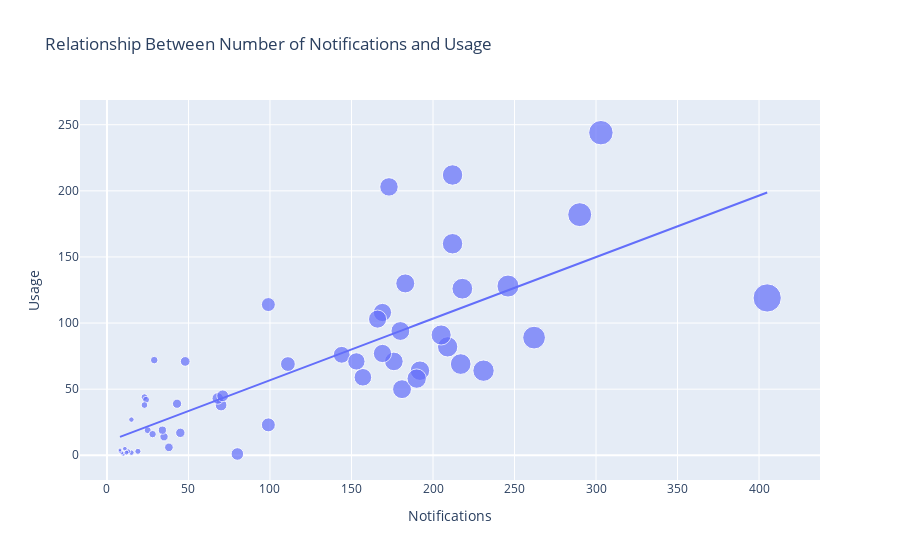

Source (notebook cell):
### Markdown cell above
So let’s have a look at the relationship between the number of notifications and the amount of usage:

### Code cell
figure = px.scatter(data_frame = df, 
                    x="Notifications",
                    y="Usage", 
                    size="Notifications", 
                    trendline="ols", 
                    title = "Relationship Between Number of Notifications and Usage")
figure.show()

### Figure 1 — Plotly figure (JSON) as saved in the notebook; plotly's stock layout.template omitted (floating-point values rounded to 4 significant figures)
{"data": [{"hovertemplate": "Notifications=%{marker.size}<br>Usage=%{y}<extra></extra>", "legendgroup": "", "marker": {"color": "#636efa", "size": [70, 43, 231, 35, 19, 25, 23, 28, 15, 29, 24, 34, 23, 48, 68, 71, 180, 99, 45, 10, 15, 13, 9, 8, 8, 11, 12, 209, 111, 183, 157, 246, 169, 99, 144, 80, 38, 218, 205, 212, 217, 405, 166, 173, 290, 153, 192, 181, 176, 212, 303, 169, 190, 262], "sizemode": "area", "sizeref": 1.012, "symbol": "circle"}, "mode": "markers", "name": "", "orientation": "v", "showlegend": false, "type": "scatter", "x": [70, 43, 231, 35, 19, 25, 23, 28, 15, 29, 24, 34, 23, 48, 68, 71, 180, 99, 45, 10, 15, 13, 9, 8, 8, 11, 12, 209, 111, 183, 157, 246, 169, 99, 144, 80, 38, 218, 205, 212, 217, 405, 166, 173, 290, 153, 192, 181, 176, 212, 303, 169, 190, 262], "xaxis": "x", "y": [38, 39, 64, 14, 3, 19, 44, 16, 27, 72, 42, 19, 38, 71, 43, 45, 94, 114, 17, 1, 2, 3, 2, 3, 4, 5, 2, 82, 69, 130, 59, 128, 108, 23, 76, 1, 6, 126, 91, 160, 69, 119, 103, 203, 182, 71, 64, 50, 71, 212, 244, 77, 58, 89], "yaxis": "y"}, {"hovertemplate": "<b>OLS trendline</b><br>Usage = 0.465523 * Notifications + 10.2432<br>R<sup>2</sup>=0.599775<br><br>Notifications=%{x}<br>Usage=%{y} <b>(trend)</b><extra></extra>", "legendgroup": "", "marker": {"color": "#636efa", "symbol": "circle"}, "mode": "lines", "name": "", "showlegend": false, "type": "scatter", "x": [8, 8, 9, 10, 11, 12, 13, 15, 15, 19, 23, 23, 24, 25, 28, 29, 34, 35, 38, 43, 45, 48, 68, 70, 71, 80, 99, 99, 111, 144, 153, 157, 166, 169, 169, 173, 176, 180, 181, 183, 190, 192, 205, 209, 212, 212, 217, 218, 231, 246, 262, 290, 303, 405], "xaxis": "x", "y": [13.97, 13.97, 14.43, 14.9, 15.36, 15.83, 16.3, 17.23, 17.23, 19.09, 20.95, 20.95, 21.42, 21.88, 23.28, 23.74, 26.07, 26.54, 27.93, 30.26, 31.19, 32.59, 41.9, 42.83, 43.3, 47.49, 56.33, 56.33, 61.92, 77.28, 81.47, 83.33, 87.52, 88.92, 88.92, 90.78, 92.18, 94.04, 94.5, 95.43, 98.69, 99.62, 105.7, 107.5, 108.9, 108.9, 111.3, 111.7, 117.8, 124.8, 132.2, 145.2, 151.3, 198.8], "yaxis": "y"}], "layout": {"legend": {"itemsizing": "constant", "tracegroupgap": 0}, "title": {"text": "Relationship Between Number of Notifications and Usage"}, "xaxis": {"anchor": "y", "domain": [0, 1], "title": {"text": "Notifications"}}, "yaxis": {"anchor": "x", "domain": [0, 1], "title": {"text": "Usage"}}}}
